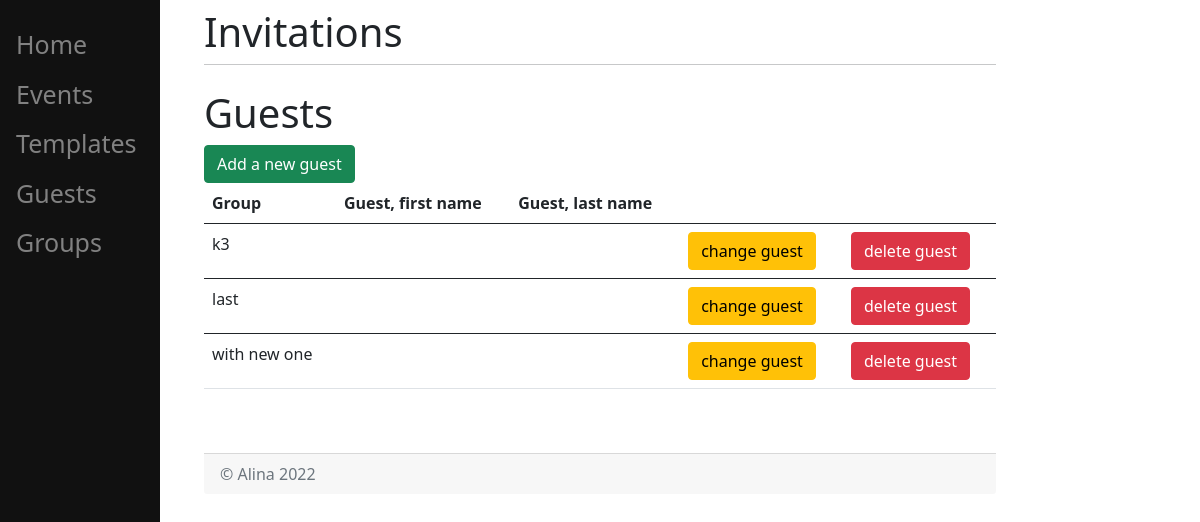
Page /guests/ (signed in) on the earlier database version.
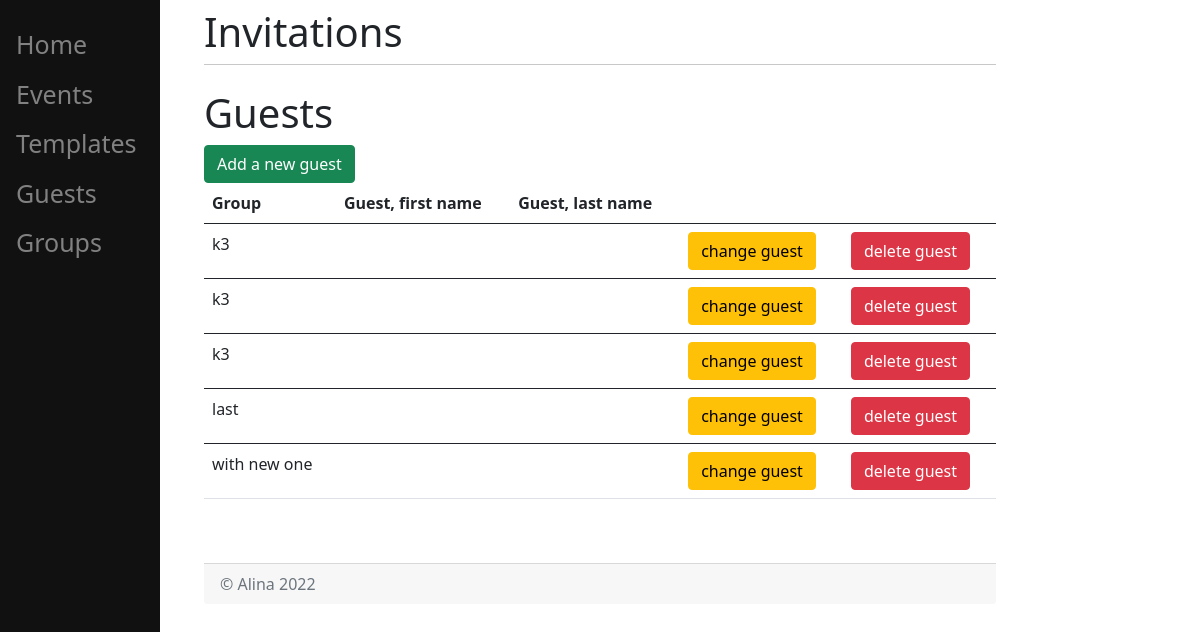
Same page on the later database version.
### invitations/models.py (models this page shows, shortened)
class Group(models.Model):
    name = models.CharField(max_length=200)

class Guest(models.Model):
    group = models.ForeignKey(Group, on_delete=models.CASCADE)
    first_name = models.CharField(max_length=200)
    last_name = models.CharField(max_length=200)
    parent_name = models.CharField(max_length=200)
    parent_phone = models.CharField(max_length=200)
    email = models.EmailField(help_text="jaan@mail.com")
    phone = models.CharField(max_length=200)
    address = models.CharField(max_length=200)

### invitations/views.py (the view)
def guests(response):
    groups_ = Group.objects.all()
    return render(response, "invitations/guests.html", {"groups": groups_})

### templates/invitations/guests.html (shortened to what this page needs)
{% extends 'invitations/home.html' %}
{% block content %}
    <h1>Guests</h1>
    <form action="/guests/add">
        <button type="submit" class="btn btn-success">Add a new guest</button>
    </form>
    <form method="POST" action="#">
    {% if groups %}
        <table class="table">
            <thead>
            <tr>
                <th scope="col">Group</th>
                <th scope="col">Guest, first name</th>
                <th scope="col">Guest, last name</th>
                <th scope="col"> </th>
                <th scope="col"> </th>
            </tr>
            </thead>
            <tbody>
            {% for group in groups %}
                {% for guest in  group.guest_set.all %}
                    <tr>
                        <td>{{ group.name }}</td>
                        <td>{{ guest.first_name}}</td>
                        <td>{{ guest.last_name }}</td>
                        <td>
                            <a href="/guests/change/{{ guest.id }}" class="btn btn-warning">change guest</a>
                        </td>
                        <td>
                            <form action="/guests/delete/" method="post">
                                <button type="submit" class="btn btn-danger">delete guest</button>
                            </form>
                        </td>
                    </tr>
                    </tbody>
                {% endfor %}
            {% endfor %}
        </table>
    {% else %}
        <dev><p> You have no groups </p></dev>
    {% endif %}
{% endblock %}

Differences in the rows shown:
added Guest: {{ group.name }} "k3", shown under Group (number 1 of 3 on the later page)
added Guest: {{ group.name }} "k3", shown under Group (number 1 of 3 on the later page)
